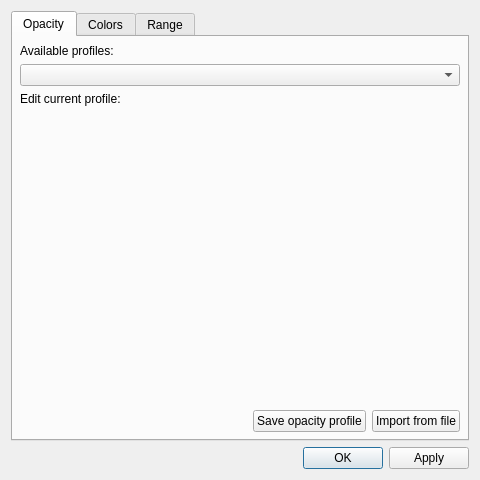
<?xml version="1.0" encoding="UTF-8"?>
<ui version="4.0">
 <class>Dialog</class>
 <widget class="QDialog" name="Dialog">
  <property name="geometry">
   <rect>
    <x>0</x>
    <y>0</y>
    <width>480</width>
    <height>480</height>
   </rect>
  </property>
  <property name="windowTitle">
   <string>Dialog</string>
  </property>
  <layout class="QVBoxLayout" name="verticalLayout">
   <item>
    <widget class="QTabWidget" name="tabWidget">
     <property name="currentIndex">
      <number>0</number>
     </property>
     <widget class="QWidget" name="opacityTab">
      <attribute name="title">
       <string>Opacity</string>
      </attribute>
      <layout class="QVBoxLayout" name="verticalLayout_2">
       <property name="leftMargin">
        <number>7</number>
       </property>
       <property name="topMargin">
        <number>7</number>
       </property>
       <property name="rightMargin">
        <number>7</number>
       </property>
       <property name="bottomMargin">
        <number>7</number>
       </property>
       <item>
        <widget class="QLabel" name="label_3">
         <property name="sizePolicy">
          <sizepolicy hsizetype="Preferred" vsizetype="Maximum">
           <horstretch>0</horstretch>
           <verstretch>0</verstretch>
          </sizepolicy>
         </property>
         <property name="text">
          <string>Available profiles:</string>
         </property>
        </widget>
       </item>
       <item>
        <widget class="QComboBox" name="opacity_comboBox"/>
       </item>
       <item>
        <widget class="QLabel" name="label_4">
         <property name="sizePolicy">
          <sizepolicy hsizetype="Preferred" vsizetype="Maximum">
           <horstretch>0</horstretch>
           <verstretch>0</verstretch>
          </sizepolicy>
         </property>
         <property name="text">
          <string>Edit current profile:</string>
         </property>
        </widget>
       </item>
       <item>
        <widget class="QWidget" name="opacityWidget" native="true">
         <layout class="QHBoxLayout" name="opacityWidgetLayout"/>
        </widget>
       </item>
       <item>
        <layout class="QHBoxLayout" name="horizontalLayout_3">
         <item>
          <spacer name="horizontalSpacer">
           <property name="orientation">
            <enum>Qt::Horizontal</enum>
           </property>
           <property name="sizeHint" stdset="0">
            <size>
             <width>40</width>
             <height>20</height>
            </size>
           </property>
          </spacer>
         </item>
         <item>
          <widget class="QPushButton" name="save_opacity_pushButton">
           <property name="sizePolicy">
            <sizepolicy hsizetype="Maximum" vsizetype="Fixed">
             <horstretch>0</horstretch>
             <verstretch>0</verstretch>
            </sizepolicy>
           </property>
           <property name="text">
            <string>Save opacity profile</string>
           </property>
          </widget>
         </item>
         <item>
          <widget class="QPushButton" name="import_opacity_pushButton">
           <property name="text">
            <string>Import from file</string>
           </property>
          </widget>
         </item>
        </layout>
       </item>
      </layout>
     </widget>
     <widget class="QWidget" name="colorsTab">
      <attribute name="title">
       <string>Colors</string>
      </attribute>
      <layout class="QVBoxLayout" name="verticalLayout_3">
       <property name="leftMargin">
        <number>7</number>
       </property>
       <property name="topMargin">
        <number>7</number>
       </property>
       <property name="rightMargin">
        <number>7</number>
       </property>
       <property name="bottomMargin">
        <number>7</number>
       </property>
       <item>
        <widget class="QLabel" name="label_5">
         <property name="sizePolicy">
          <sizepolicy hsizetype="Preferred" vsizetype="Maximum">
           <horstretch>0</horstretch>
           <verstretch>0</verstretch>
          </sizepolicy>
         </property>
         <property name="text">
          <string>Available colormaps:</string>
         </property>
        </widget>
       </item>
       <item>
        <widget class="QComboBox" name="cmap_comboBox"/>
       </item>
       <item>
        <widget class="QLabel" name="label_6">
         <property name="sizePolicy">
          <sizepolicy hsizetype="Preferred" vsizetype="Maximum">
           <horstretch>0</horstretch>
           <verstretch>0</verstretch>
          </sizepolicy>
         </property>
         <property name="text">
          <string>Edit current colormap:</string>
         </property>
        </widget>
       </item>
       <item>
        <widget class="QWidget" name="colorsWidget" native="true">
         <layout class="QHBoxLayout" name="colorsWidgetLayout"/>
        </widget>
       </item>
       <item>
        <layout class="QHBoxLayout" name="horizontalLayout_4">
         <item>
          <spacer name="horizontalSpacer_2">
           <property name="orientation">
            <enum>Qt::Horizontal</enum>
           </property>
           <property name="sizeHint" stdset="0">
            <size>
             <width>40</width>
             <height>20</height>
            </size>
           </property>
          </spacer>
         </item>
         <item>
          <widget class="QPushButton" name="save_cmap_pushButton">
           <property name="text">
            <string>Save colormap</string>
           </property>
          </widget>
         </item>
         <item>
          <widget class="QPushButton" name="import_cmap_pushButton">
           <property name="text">
            <string>Import from file</string>
           </property>
          </widget>
         </item>
        </layout>
       </item>
      </layout>
     </widget>
     <widget class="QWidget" name="tab">
      <attribute name="title">
       <string>Range</string>
      </attribute>
      <layout class="QVBoxLayout" name="verticalLayout_4">
       <property name="leftMargin">
        <number>7</number>
       </property>
       <property name="topMargin">
        <number>7</number>
       </property>
       <property name="rightMargin">
        <number>7</number>
       </property>
       <property name="bottomMargin">
        <number>7</number>
       </property>
       <item>
        <layout class="QHBoxLayout" name="horizontalLayout_2">
         <item>
          <widget class="QLabel" name="label">
           <property name="text">
            <string>Min:</string>
           </property>
          </widget>
         </item>
         <item>
          <widget class="QLineEdit" name="min_lineEdit"/>
         </item>
         <item>
          <widget class="QLabel" name="label_2">
           <property name="text">
            <string>Max:</string>
           </property>
          </widget>
         </item>
         <item>
          <widget class="QLineEdit" name="max_lineEdit"/>
         </item>
         <item>
          <widget class="QPushButton" name="norm_pushButton">
           <property name="text">
            <string>PushButton</string>
           </property>
          </widget>
         </item>
        </layout>
       </item>
       <item>
        <widget class="QPushButton" name="normalizationButton">
         <property name="text">
          <string>Use current time step maximum for normalization</string>
         </property>
        </widget>
       </item>
      </layout>
     </widget>
    </widget>
   </item>
   <item>
    <layout class="QHBoxLayout" name="horizontalLayout">
     <item>
      <widget class="QDialogButtonBox" name="buttonBox">
       <property name="orientation">
        <enum>Qt::Horizontal</enum>
       </property>
       <property name="standardButtons">
        <set>QDialogButtonBox::Apply|QDialogButtonBox::Ok</set>
       </property>
       <property name="centerButtons">
        <bool>false</bool>
       </property>
      </widget>
     </item>
    </layout>
   </item>
  </layout>
 </widget>
 <resources/>
 <connections>
  <connection>
   <sender>buttonBox</sender>
   <signal>accepted()</signal>
   <receiver>Dialog</receiver>
   <slot>accept()</slot>
   <hints>
    <hint type="sourcelabel">
     <x>248</x>
     <y>254</y>
    </hint>
    <hint type="destinationlabel">
     <x>157</x>
     <y>274</y>
    </hint>
   </hints>
  </connection>
  <connection>
   <sender>buttonBox</sender>
   <signal>rejected()</signal>
   <receiver>Dialog</receiver>
   <slot>reject()</slot>
   <hints>
    <hint type="sourcelabel">
     <x>316</x>
     <y>260</y>
    </hint>
    <hint type="destinationlabel">
     <x>286</x>
     <y>274</y>
    </hint>
   </hints>
  </connection>
 </connections>
</ui>
